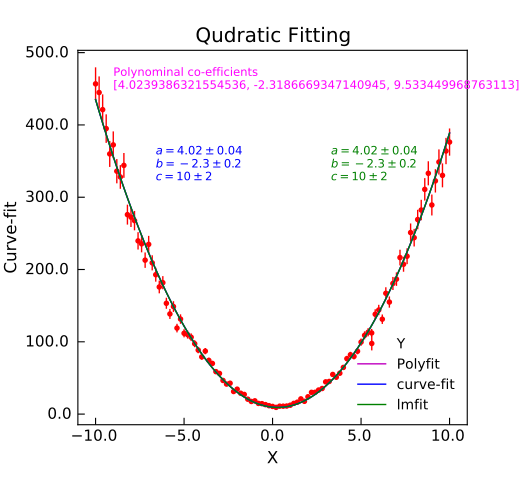

The Python source for this figure:
"""Example of Quadratic Fit."""
# pylint: disable=invalid-name
from numpy import linspace
from numpy.random import normal
import matplotlib.pyplot as plt

from Stoner import Data
from Stoner.analysis.fitting.models.generic import quadratic, Quadratic
# Make some data
x = linspace(-10, 10, 101)
y = quadratic(x + normal(size=len(x), scale=0.1), 4, -2, 11) * normal(
    size=len(x), scale=0.05, loc=1.0
)
s = y * 0.05
d = Data(x, y, s, setas="xye", column_headers=["X", "Y"])
d.plot(fmt="r.")

d.polyfit(result=True, header="Polyfit")
d.setas = "x..y"
d.plot(fmt="m-", label="Polyfit")
d.text(
    -9,
    450,
    "Polynominal co-efficients\n{}".format(d["2nd-order polyfit coefficients"]),
    fontdict={"size": "x-small", "color": "magenta"},
)

d.setas = "xy"
d.curve_fit(quadratic, result=True, header="Curve-fit")
d.setas = "x...y"
d.plot(fmt="b-", label="curve-fit")
d.annotate_fit(
    quadratic,
    prefix="quadratic",
    x=0.2,
    y=0.65,
    fontdict={"size": "x-small", "color": "blue"},
)

d.setas = "xy"
fit = Quadratic()
p0 = fit.guess(y, x=x)
d.lmfit(Quadratic, p0=p0, result=True, header="lmfit")

d.setas = "x...y"
d.plot(fmt="g-", label="lmfit")
d.annotate_fit(
    Quadratic,
    prefix="Quadratic",
    x=0.65,
    y=0.65,
    fontdict={"size": "x-small", "color": "green"},
)

d.title = "Qudratic Fitting"
plt.legend(loc=4)
